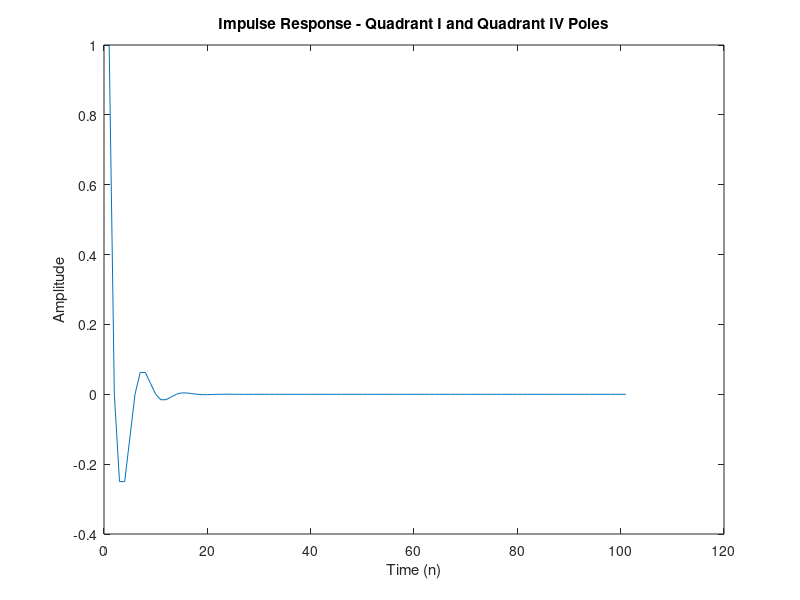
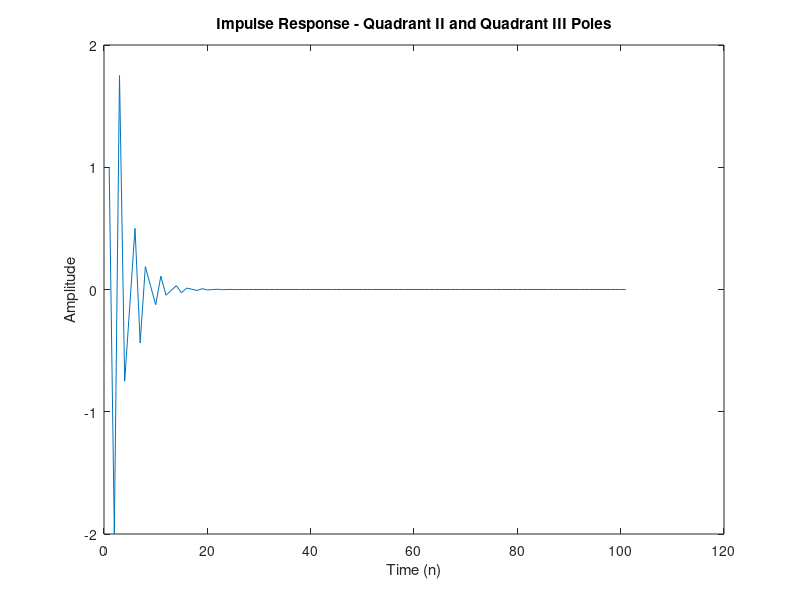
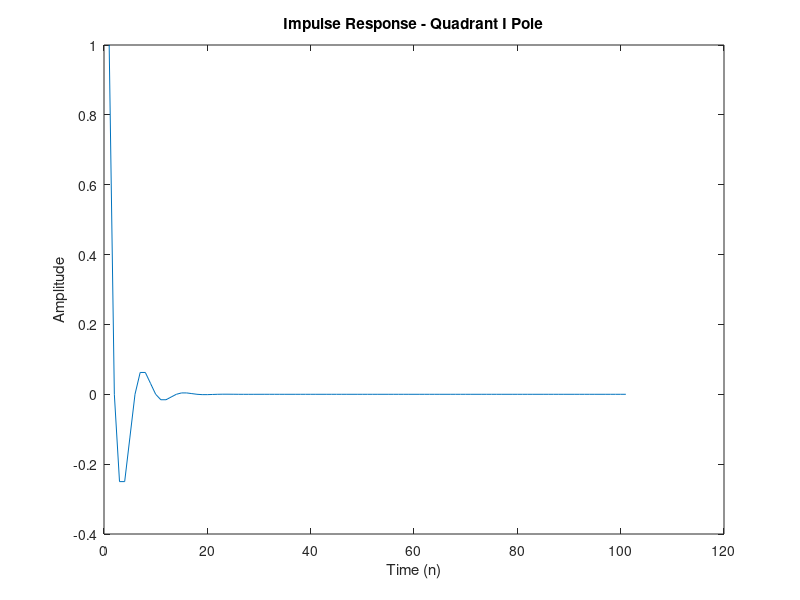
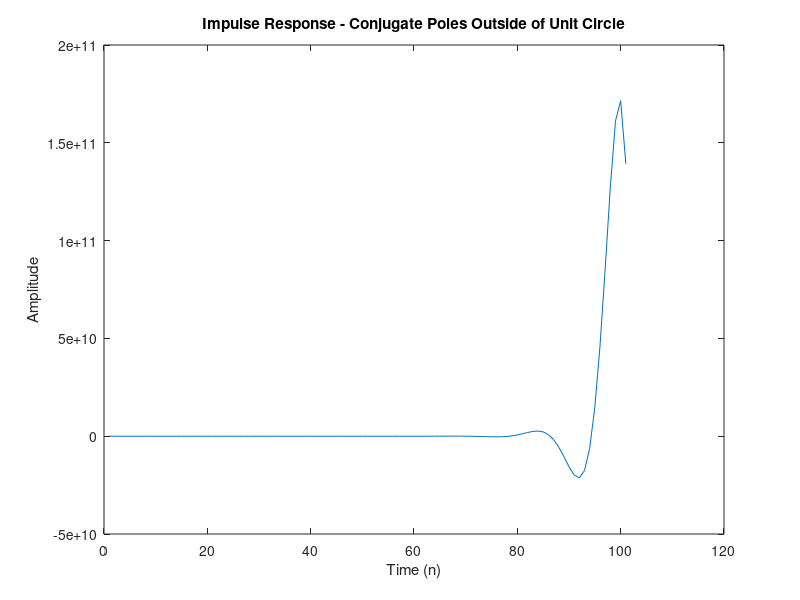

MATLAB code to generate these figures, in order:
clear all;
close all;

%% TWO conjugate poles, one in quadrant I and the conjugate in quadrant IV
% Define the pole locations
p1 = [0.5 + 0.5i, 0.5 - 0.5i];

% Define the zero locations 
z1 = [0.5 0.5]; 

% Generate and plot the impulse response
b1 = 1;  % Coefficient for the zero
figure;
plot(filter(b1 * poly(z1), poly(p1), [1 zeros(1, 100)]));
title('Impulse Response - Quadrant I and Quadrant IV Poles');
xlabel('Time (n)');
ylabel('Amplitude');

%% TWO conjugate poles, one in quadrant II and the conjugate in quadrant III
% Define the pole locations
p2 = [-0.5 + 0.5i, -0.5 - 0.5i];

% Define the zero locations
z2 = [0.5 0.5]; 

% Generate and plot the impulse response
b2 = 1;  % Coefficient for the zero
figure;
plot(filter(b2 * poly(z2), poly(p2), [1 zeros(1, 100)]));
title('Impulse Response - Quadrant II and Quadrant III Poles');
xlabel('Time (n)');
ylabel('Amplitude');

%% ONE pole in quadrant I
% Define the pole location
p3 = 0.5 + 0.5i;

% Define the zero locations
z3 = [0.5]; 

% Generate and plot the impulse response
b3 = 1;  % Coefficient for the zero
figure;
plot(real(filter(b3 * poly(z3), poly(p3), [1 zeros(1, 100)])));
title('Impulse Response - Quadrant I Pole');
xlabel('Time (n)');
ylabel('Amplitude');

%% TWO conjugate poles outside of the unit circle
% Define the pole locations outside of the unit circle
p4 = [1.2 + 0.5i, 1.2 - 0.5i];

% Define the zero locations 
z4 = [0.5 0.5];

% Generate and plot the impulse response
b4 = 1;  % Coefficient for the zero
figure;
plot(filter(b4 * poly(z4), poly(p4), [1 zeros(1, 100)]));
title('Impulse Response - Conjugate Poles Outside of Unit Circle');
xlabel('Time (n)');
ylabel('Amplitude');
